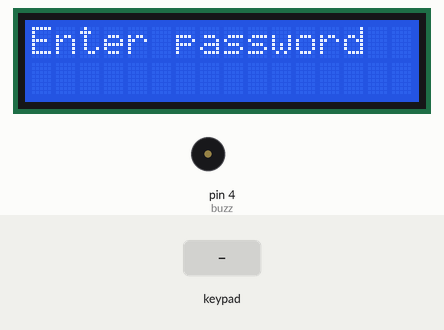
Recording of a sketch running on a simulated Arduino Uno, built with avr-gcc and run on an emulated ATmega328P. Shown: 16×2 character LCD, buzzer (waves = sounding, pin HIGH). Wiring (inferred from the names in the program): 4×4 keypad with keys 1 2 3 A 4 5 6 B 7 8 9 C * 0 # D (labels assumed): rows pin 13, pin 12, pin 11, pin 10; columns pin 9, pin 8, pin 7, pin 6. Inputs (shaded band) come from the test bench. Pins used as bus, display or sensor lines are not drawn.

Above: at 3.2 s.
3.3 s: keypad keys 1 3 9 # pressed 0.4 s apart
At 5.4 s:
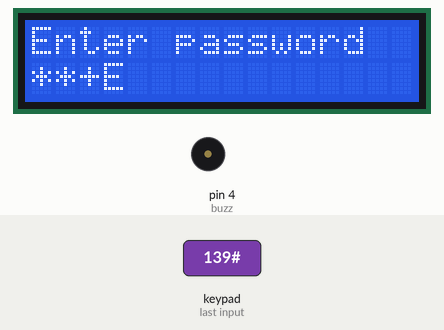
6.4 s: key '*' pressed
At 7.1 s:
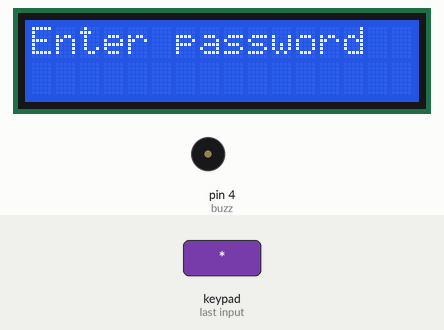
8.2 s: key '9' pressed
At 9.4 s:
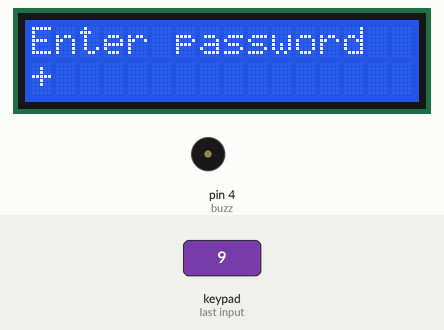
9.8 s: keypad keys 1 3 9 A pressed 0.4 s apart
At 11.5 s:
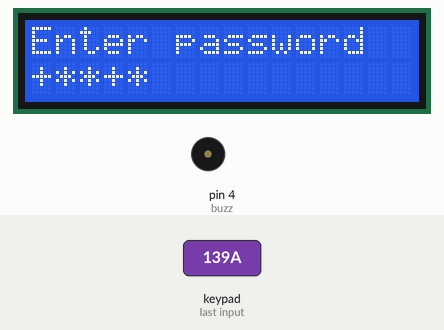
12.9 s: keypad keys 1 3 9 D pressed 0.4 s apart
At 15.3 s:
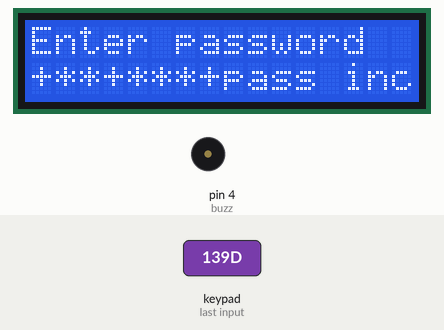
16.0 s: key '1' pressed
At 16.5 s:
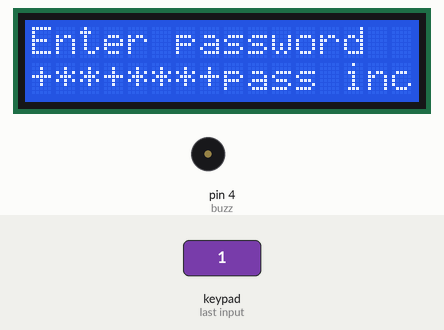
Timing chart, 0 to 18.6 s (numbered marks = the images above; inputs shaded):
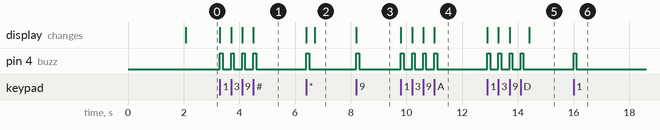

The sketch:

security_system.ino
```cpp
#include<LiquidCrystal.h>

int rs=5 , e=3, d4=2,d5=16, d6=15,d7=14;
LiquidCrystal lcd(rs, e, d4,d5,d6,d7);
int r1=13, r2=12, r3=11, r4=10 ;
int c1=9, c2=8, c3=7 ,c4=6 ;
int buzz=4;
/*
 * 0 1 2 3
 * 4 5 6 7
 * 8 9 + -
 * C D E =
 */

void setup()
{
  lcd.begin(16,2); lcd.print("Security System" ) ;
  // all rows as OUTPUT, columns as INPUT, make all Columns HIGH
  pinMode(r1,OUTPUT);  pinMode(r2,OUTPUT);  pinMode(r3,OUTPUT);   pinMode(r4,OUTPUT);
  pinMode(c1,INPUT);   pinMode(c2,INPUT);   pinMode(c3,INPUT);    pinMode(c4,INPUT);
  digitalWrite(c1,HIGH);  digitalWrite(c2,HIGH);  digitalWrite(c3,HIGH);  digitalWrite(c4,HIGH);
  delay(2000);
  lcd.clear();
  lcd.print("Enter password " ) ;
  lcd.setCursor(0,1);
  pinMode(buzz, OUTPUT);
}
 int n=0,n1=0,sum=0; char opr=' '; int pass=342; int cntWrong=0 ;
void beep(int time){
    digitalWrite(buzz, HIGH); delay(time); digitalWrite(buzz, LOW);delay(time);
}
void loop(){
  //make ROW1 as LOW, rest all rows HIGH and check all the corresponding columns
  digitalWrite(r1,LOW);   digitalWrite(r2,HIGH);  digitalWrite(r3,HIGH); digitalWrite(r4,HIGH);
  if(digitalRead(c1)==LOW){ lcd.print("*"); n=n*10+0; beep(100);   delay(100);   }
  if(digitalRead(c2)==LOW){ lcd.print("*"); n=n*10+1; beep(100); delay(100);   }
  if(digitalRead(c3)==LOW){ lcd.print("*"); n=n*10+2;beep(100); delay(100);  }
  if(digitalRead(c4)==LOW){ lcd.print("*"); n=n*10+3 ;beep(100); delay(100);  }

//make ROW2 as LOW, rest all rows HIGH and check all the corresponding columns
  digitalWrite(r1,HIGH);   digitalWrite(r2,LOW);  digitalWrite(r3,HIGH); digitalWrite(r4,HIGH);
  if(digitalRead(c1)==LOW){ lcd.print("4"); n=n*10+4; beep(100); delay(100);  }
  if(digitalRead(c2)==LOW){ lcd.print("5"); n=n*10+5; beep(100); delay(100);  }
  if(digitalRead(c3)==LOW){ lcd.print("6"); n=n*10+6; beep(100); delay(100);  }
  if(digitalRead(c4)==LOW){ lcd.print("7"); n=n*10+7; beep(100); delay(100);  }

//make ROW3 as LOW, rest all rows HIGH and check all the corresponding columns
 digitalWrite(r1,HIGH);   digitalWrite(r2,HIGH);  digitalWrite(r3,LOW); digitalWrite(r4,HIGH);
  if(digitalRead(c1)==LOW){ lcd.print("8"); beep(100); delay(100);  }
  if(digitalRead(c2)==LOW){ lcd.print("9"); beep(100); delay(100);  }
  if(digitalRead(c3)==LOW){ lcd.print("+");  beep(100); delay(100);  }
  if(digitalRead(c4)==LOW){ lcd.print("-");   beep(100); delay(100);  }

  //make ROW4 as LOW, rest all rows HIGH and check all the corresponding columns
 digitalWrite(r1,HIGH);   digitalWrite(r2,HIGH);  digitalWrite(r3,HIGH); digitalWrite(r4,LOW);
  if(digitalRead(c1)==LOW){ lcd.clear(); n=0;beep(100); delay(100);
    lcd.print("Enter password " ) ;
    lcd.setCursor(0,1);
  }
  if(digitalRead(c2)==LOW){ lcd.print("D"); beep(100); delay(100);  }
  if(digitalRead(c3)==LOW){ lcd.print("E"); beep(100); delay(100);  }
  if(digitalRead(c4)==LOW){   beep(100); delay(100);
    if ( n== pass ) {

      lcd.print ("Pass ok");
    }else {
      cntWrong++;
      lcd.print("pass incorrect" ) ;
      if (cntWrong >3){
        lcd.clear();
        lcd.print("System Locked" ) ;
        while(1){
          beep(50);
        }
      }
    }

  }
}
```

Measured:
- after the input at 3.3 s, pin 4 (buzz): alternates HIGH for 0.10 s and LOW for 0.30 s, 8 changes in all, then stays LOW, starting at once; the display: first changes at once (image 1 shows a later state)
- after the input at 6.4 s, pin 4 (buzz): LOW → HIGH at once, → LOW 0.10 s later; the display: first changes at once (image 2 shows a later state)
- after the input at 8.2 s, pin 4 (buzz): LOW → HIGH at once, → LOW 0.10 s later; the display: changes at once (image 3)
- after the input at 9.8 s, pin 4 (buzz): alternates HIGH for 0.10 s and LOW for 0.30 s, 8 changes in all, then stays LOW, starting at once; the display: first changes at once (image 4 shows a later state)
- after the input at 12.9 s, pin 4 (buzz): alternates HIGH for 0.10 s and LOW for 0.30 s, 8 changes in all, then stays LOW, starting at once; the display: first changes at once (image 5 shows a later state)
- after the input at 16.0 s, pin 4 (buzz): LOW → HIGH at once, → LOW 0.10 s later
